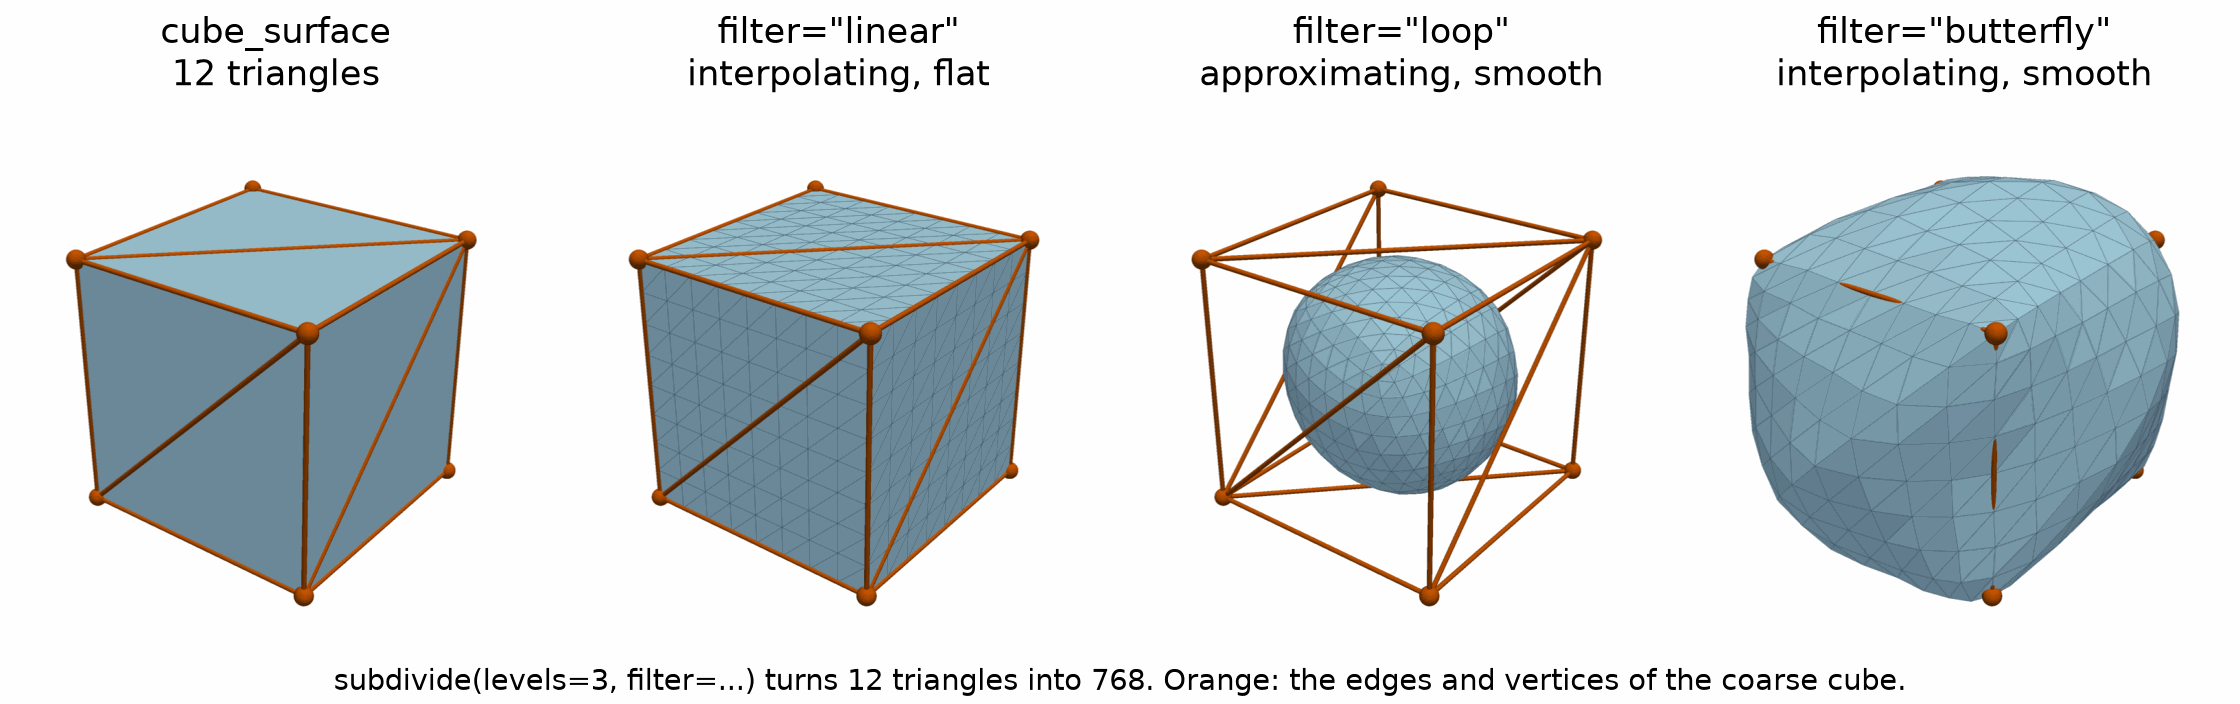

This chart was generated by the following Python code:
# SPDX-FileCopyrightText: Copyright (c) 2023 - 2026 NVIDIA CORPORATION & AFFILIATES.
# SPDX-FileCopyrightText: All rights reserved.
# SPDX-License-Identifier: Apache-2.0
#
# Licensed under the Apache License, Version 2.0 (the "License");
# you may not use this file except in compliance with the License.
# You may obtain a copy of the License at
#
# http://www.apache.org/licenses/LICENSE-2.0
#
# Unless required by applicable law or agreed to in writing, software
# distributed under the License is distributed on an "AS IS" BASIS,
# WITHOUT WARRANTIES OR CONDITIONS OF ANY KIND, either express or implied.
# See the License for the specific language governing permissions and
# limitations under the License.

"""Render a coarse cube surface and its linear, Loop, and Butterfly subdivisions."""

from pathlib import Path

import matplotlib

matplotlib.use("Agg")

import matplotlib.pyplot as plt
import pyvista as pv
from PIL import Image

from physicsnemo.mesh.io import to_pyvista
from physicsnemo.mesh.primitives.surfaces import cube_surface

pv.OFF_SCREEN = True

OUTPUT = Path(__file__).parent / "subdivision_schemes.png"

LEVELS = 3
MESH_COLOR = "#9ecae1"
EDGE_COLOR = "#304050"
CAGE_COLOR = "#d55e00"

plt.rcParams.update({"font.size": 13})


def _render(mesh, coarse):
    """Render a surface with the coarse cube's edges and vertices on top."""

    # Draw edges and vertices as geometry: off-screen OpenGL ignores line widths.
    cage = to_pyvista(coarse).extract_all_edges().tube(radius=0.009)
    corners = pv.PolyData(coarse.points.numpy()).glyph(
        geom=pv.Sphere(radius=0.035), scale=False, orient=False
    )
    plotter = pv.Plotter(window_size=(800, 800))
    plotter.enable_anti_aliasing("ssaa")
    plotter.add_mesh(
        to_pyvista(mesh),
        color=MESH_COLOR,
        show_edges=True,
        edge_color=EDGE_COLOR,
        line_width=0.6,
        ambient=0.35,
        diffuse=0.7,
    )
    plotter.add_mesh(cage, color=CAGE_COLOR)
    plotter.add_mesh(corners, color=CAGE_COLOR)
    plotter.set_background("white")
    plotter.camera_position = [(2.2, -2.9, 1.9), (0.0, 0.0, 0.0), (0.0, 0.0, 1.0)]
    plotter.camera.zoom(1.05)
    image = plotter.screenshot(return_img=True)
    plotter.close()
    return image


def main():
    """Generate the documentation image."""

    coarse = cube_surface.load()
    panels = [("cube_surface", f"{coarse.n_cells} triangles", coarse)]
    for scheme, kind in (
        ("linear", "interpolating, flat"),
        ("loop", "approximating, smooth"),
        ("butterfly", "interpolating, smooth"),
    ):
        mesh = coarse.subdivide(levels=LEVELS, filter=scheme)
        panels.append((f'filter="{scheme}"', kind, mesh))
    n_cells = panels[-1][2].n_cells

    figure, axes = plt.subplots(1, 4, figsize=(14.0, 4.4))
    for axis, (title, kind, mesh) in zip(axes, panels, strict=True):
        axis.imshow(_render(mesh, coarse))
        axis.set_title(f"{title}\n{kind}")
        axis.set_axis_off()
    figure.text(
        0.5,
        0.02,
        f"subdivide(levels={LEVELS}, filter=...) turns {coarse.n_cells} triangles "
        f"into {n_cells}. Orange: the edges and vertices of the coarse cube.",
        ha="center",
        fontsize=13,
    )
    figure.subplots_adjust(left=0.0, right=1.0, bottom=0.08, top=0.86, wspace=0.02)
    figure.savefig(OUTPUT, dpi=160, facecolor="white")
    # A 256-color palette keeps the file small and looks the same.
    Image.open(OUTPUT).convert("RGB").quantize(
        colors=256, method=Image.Quantize.FASTOCTREE
    ).save(OUTPUT, optimize=True)
    plt.close(figure)
    print(f"Saved {OUTPUT}")


if __name__ == "__main__":
    main()
